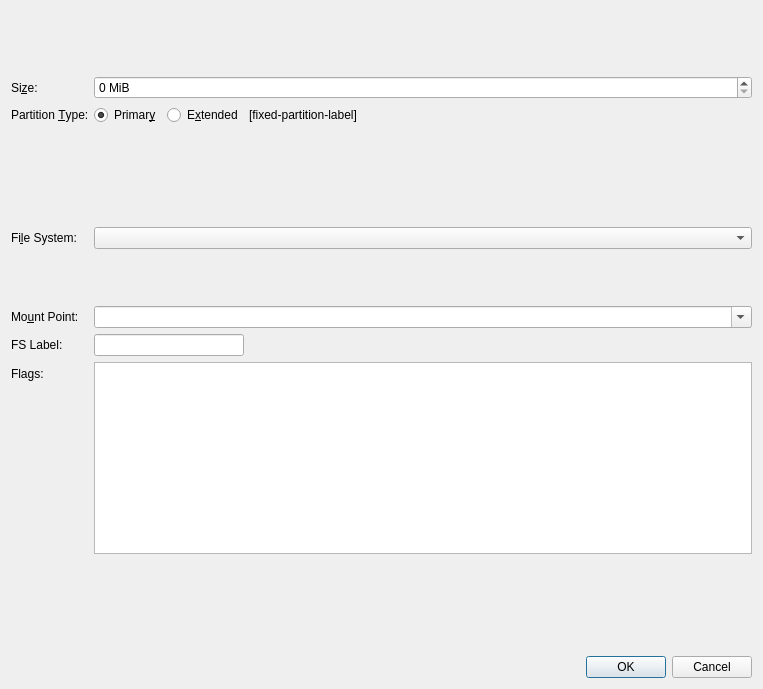
<?xml version="1.0" encoding="UTF-8"?>
<ui version="4.0">
 <class>CreatePartitionDialog</class>
 <widget class="QDialog" name="CreatePartitionDialog">
  <property name="geometry">
   <rect>
    <x>0</x>
    <y>0</y>
    <width>763</width>
    <height>689</height>
   </rect>
  </property>
  <property name="windowTitle">
   <string>Create a Partition</string>
  </property>
  <layout class="QVBoxLayout" name="verticalLayout">
   <item>
    <widget class="PartResizerWidget" name="partResizerWidget" native="true">
     <property name="sizePolicy">
      <sizepolicy hsizetype="Expanding" vsizetype="Fixed">
       <horstretch>0</horstretch>
       <verstretch>0</verstretch>
      </sizepolicy>
     </property>
     <property name="minimumSize">
      <size>
       <width>0</width>
       <height>59</height>
      </size>
     </property>
    </widget>
   </item>
   <item>
    <layout class="QFormLayout" name="formLayout">
     <item row="0" column="0">
      <widget class="QLabel" name="label">
       <property name="text">
        <string>Si&amp;ze:</string>
       </property>
       <property name="buddy">
        <cstring>sizeSpinBox</cstring>
       </property>
      </widget>
     </item>
     <item row="0" column="1">
      <widget class="QSpinBox" name="sizeSpinBox">
       <property name="suffix">
        <string> MiB</string>
       </property>
      </widget>
     </item>
     <item row="1" column="0">
      <widget class="QLabel" name="partitionTypeLabel">
       <property name="text">
        <string>Partition &amp;Type:</string>
       </property>
       <property name="buddy">
        <cstring>primaryRadioButton</cstring>
       </property>
      </widget>
     </item>
     <item row="1" column="1">
      <layout class="QHBoxLayout" name="horizontalLayout">
       <item>
        <widget class="QRadioButton" name="primaryRadioButton">
         <property name="text">
          <string>Primar&amp;y</string>
         </property>
         <property name="checked">
          <bool>true</bool>
         </property>
        </widget>
       </item>
       <item>
        <widget class="QRadioButton" name="extendedRadioButton">
         <property name="text">
          <string>E&amp;xtended</string>
         </property>
        </widget>
       </item>
       <item>
        <widget class="QLabel" name="fixedPartitionLabel">
         <property name="text">
          <string notr="true">[fixed-partition-label]</string>
         </property>
        </widget>
       </item>
       <item>
        <spacer name="horizontalSpacer">
         <property name="orientation">
          <enum>Qt::Horizontal</enum>
         </property>
         <property name="sizeHint" stdset="0">
          <size>
           <width>40</width>
           <height>20</height>
          </size>
         </property>
        </spacer>
       </item>
      </layout>
     </item>
     <item row="2" column="1">
      <spacer name="verticalSpacer_3">
       <property name="orientation">
        <enum>Qt::Vertical</enum>
       </property>
       <property name="sizeHint" stdset="0">
        <size>
         <width>20</width>
         <height>13</height>
        </size>
       </property>
      </spacer>
     </item>
     <item row="3" column="0">
      <widget class="QLabel" name="label_2">
       <property name="text">
        <string>Fi&amp;le System:</string>
       </property>
       <property name="buddy">
        <cstring>fsComboBox</cstring>
       </property>
      </widget>
     </item>
     <item row="3" column="1">
      <widget class="QComboBox" name="fsComboBox"/>
     </item>
     <item row="5" column="1">
      <widget class="EncryptWidget" name="encryptWidget" native="true"/>
     </item>
     <item row="6" column="1">
      <widget class="EncryptWidget" name="encryptWidget" native="true"/>
     </item>
     <item row="7" column="1">
      <spacer name="verticalSpacer_2">
       <property name="orientation">
        <enum>Qt::Vertical</enum>
       </property>
       <property name="sizeType">
        <enum>QSizePolicy::Fixed</enum>
       </property>
       <property name="sizeHint" stdset="0">
        <size>
         <width>20</width>
         <height>13</height>
        </size>
       </property>
      </spacer>
     </item>
     <item row="9" column="0">
      <widget class="QLabel" name="mountPointLabel">
       <property name="text">
        <string>Mo&amp;unt Point:</string>
       </property>
       <property name="buddy">
        <cstring>mountPointComboBox</cstring>
       </property>
      </widget>
     </item>
     <item row="9" column="1">
      <widget class="QComboBox" name="mountPointComboBox">
       <property name="editable">
        <bool>true</bool>
       </property>
       <property name="currentIndex">
        <number>-1</number>
       </property>
      </widget>
     </item>
     <item row="8" column="1">
      <widget class="QLabel" name="labelMountPoint">
       <property name="text">
        <string/>
       </property>
      </widget>
     </item>
     <item row="11" column="0">
      <widget class="QLabel" name="label_3">
       <property name="text">
        <string>Flags:</string>
       </property>
      </widget>
     </item>
     <item row="11" column="1">
      <widget class="QListWidget" name="m_listFlags">
       <property name="alternatingRowColors">
        <bool>true</bool>
       </property>
       <property name="selectionMode">
        <enum>QAbstractItemView::NoSelection</enum>
       </property>
       <property name="sortingEnabled">
        <bool>true</bool>
       </property>
      </widget>
     </item>
     <item row="12" column="0">
      <spacer name="verticalSpacer">
       <property name="orientation">
        <enum>Qt::Vertical</enum>
       </property>
       <property name="sizeHint" stdset="0">
        <size>
         <width>17</width>
         <height>13</height>
        </size>
       </property>
      </spacer>
     </item>
     <item row="10" column="1">
      <widget class="QLineEdit" name="filesystemLabelEdit">
       <property name="maximumSize">
        <size>
         <width>150</width>
         <height>16777215</height>
        </size>
       </property>
       <property name="toolTip">
        <string>Label for the filesystem</string>
       </property>
       <property name="maxLength">
        <number>16</number>
       </property>
      </widget>
     </item>
     <item row="10" column="0">
      <widget class="QLabel" name="label_4">
       <property name="text">
        <string>FS Label:</string>
       </property>
      </widget>
     </item>
    </layout>
   </item>
   <item>
    <widget class="QDialogButtonBox" name="buttonBox">
     <property name="orientation">
      <enum>Qt::Horizontal</enum>
     </property>
     <property name="standardButtons">
      <set>QDialogButtonBox::Cancel|QDialogButtonBox::Ok</set>
     </property>
    </widget>
   </item>
  </layout>
 </widget>
 <customwidgets>
  <customwidget>
   <class>PartResizerWidget</class>
   <extends>QWidget</extends>
   <header location="global">kpmcore/gui/partresizerwidget.h</header>
   <container>1</container>
  </customwidget>
  <customwidget>
   <class>EncryptWidget</class>
   <extends>QWidget</extends>
   <header>gui/EncryptWidget.h</header>
   <container>1</container>
  </customwidget>
 </customwidgets>
 <tabstops>
  <tabstop>primaryRadioButton</tabstop>
  <tabstop>fsComboBox</tabstop>
 </tabstops>
 <resources/>
 <connections>
  <connection>
   <sender>buttonBox</sender>
   <signal>accepted()</signal>
   <receiver>CreatePartitionDialog</receiver>
   <slot>accept()</slot>
   <hints>
    <hint type="sourcelabel">
     <x>185</x>
     <y>203</y>
    </hint>
    <hint type="destinationlabel">
     <x>157</x>
     <y>178</y>
    </hint>
   </hints>
  </connection>
  <connection>
   <sender>buttonBox</sender>
   <signal>rejected()</signal>
   <receiver>CreatePartitionDialog</receiver>
   <slot>reject()</slot>
   <hints>
    <hint type="sourcelabel">
     <x>185</x>
     <y>203</y>
    </hint>
    <hint type="destinationlabel">
     <x>243</x>
     <y>178</y>
    </hint>
   </hints>
  </connection>
  <connection>
   <sender>extendedRadioButton</sender>
   <signal>toggled(bool)</signal>
   <receiver>fsComboBox</receiver>
   <slot>setDisabled(bool)</slot>
   <hints>
    <hint type="sourcelabel">
     <x>131</x>
     <y>36</y>
    </hint>
    <hint type="destinationlabel">
     <x>134</x>
     <y>66</y>
    </hint>
   </hints>
  </connection>
  <connection>
   <sender>extendedRadioButton</sender>
   <signal>toggled(bool)</signal>
   <receiver>label_2</receiver>
   <slot>setDisabled(bool)</slot>
   <hints>
    <hint type="sourcelabel">
     <x>109</x>
     <y>43</y>
    </hint>
    <hint type="destinationlabel">
     <x>79</x>
     <y>64</y>
    </hint>
   </hints>
  </connection>
 </connections>
</ui>
